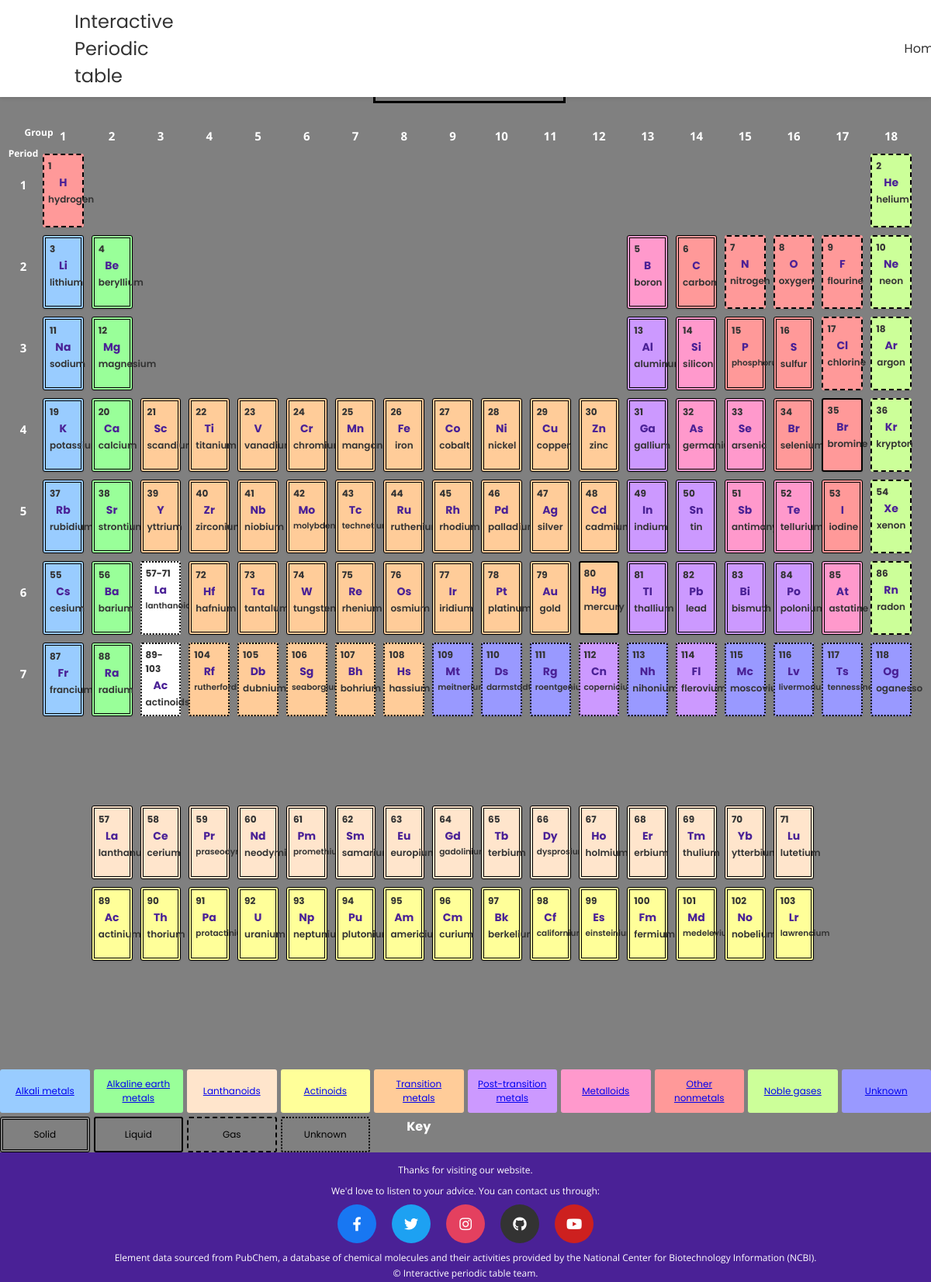
The app's page /, older data.
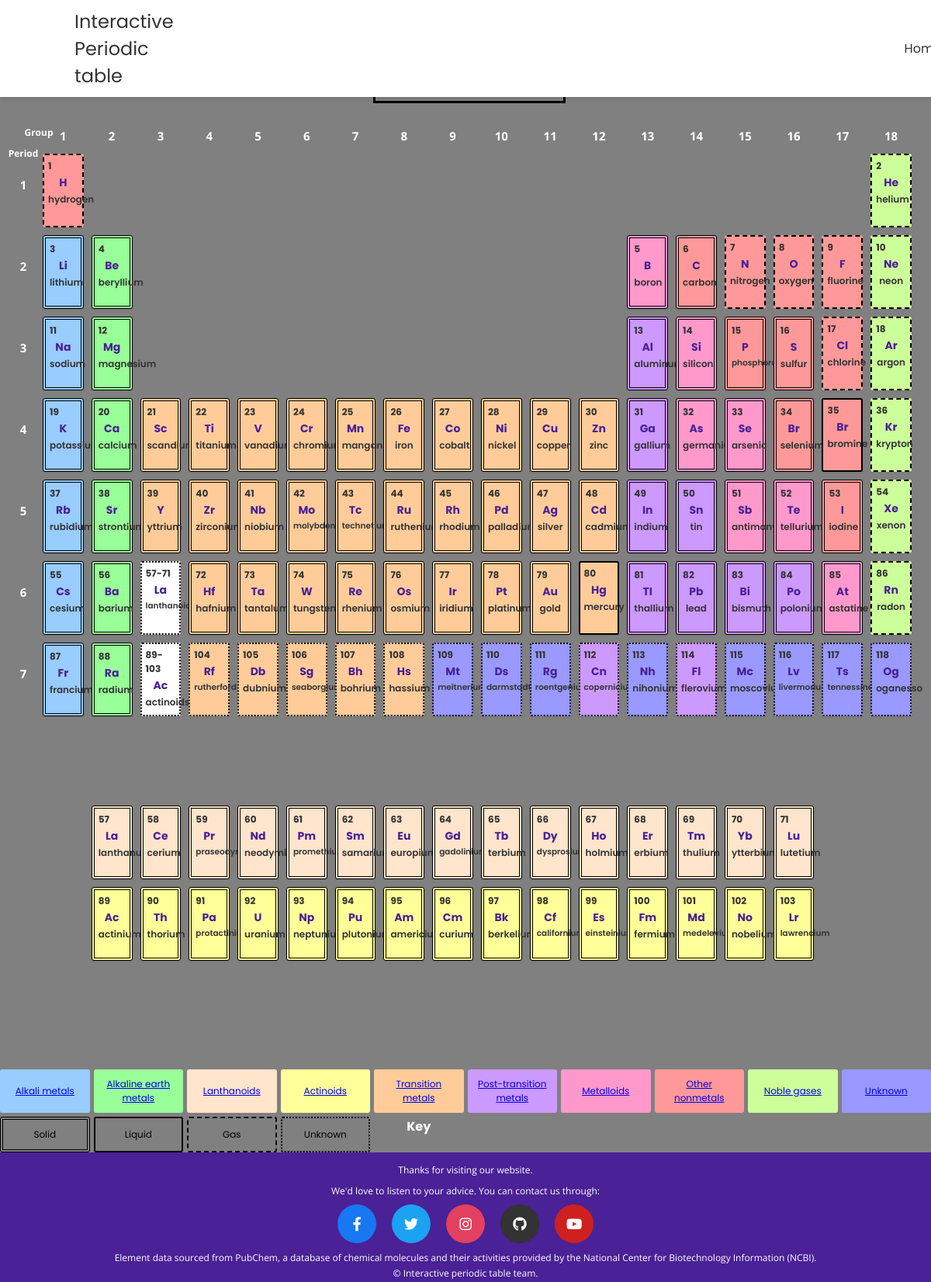
The same page, newer data.
### models.py (models this page shows)
class Group(Base):
    __tablename__ = 'Group'
    id = db.Column(db.Integer, primary_key=True)
    ecid = db.Column(db.Integer, db.ForeignKey('ElementContent.electron'), nullable=False)
    name = db.Column(db.String, nullable=False)
    element_content = db.relationship('ElementContent', back_populates='group')

class ElementContent(Base):
    __tablename__ = 'ElementContent'
    electron = db.Column(db.Integer, primary_key=True)
    name = db.Column(db.String, nullable=False)
    symbol = db.Column(db.String, nullable=True)
    atomicmass = db.Column(db.String, nullable=True)
    enegativity = db.Column(db.Integer, nullable=False)
    meltingpoint = db.Column(db.Integer, nullable=False)
    boilingpoint = db.Column(db.Integer, nullable=False)
    furtherinfo = db.Column(db.String, nullable=False)
    ydiscover = db.Column(db.Integer, nullable=True)
    group = db.relationship('Group', back_populates='element_content', uselist=False)
    period = db.relationship('Period', back_populates='element_content', uselist=False)
    electroncfgs = db.relationship('ElectronCfg', back_populates='element')
    category = db.relationship('Category', back_populates='element_content', uselist=False)

### app.py (the view)
@app.route('/')
def home():
    elements = db.session.query(
        ElementContent.electron,
        ElementContent.name,
        ElementContent.symbol,
        ElementContent.meltingpoint,
        ElementContent.boilingpoint,
        ElementContent.furtherinfo,
        ElementContent.ydiscover,
        Group.id.label('group'),
        Period.pid.label('period'),
        Category.id.label('category_id')
    ).join(Group, ElementContent.electron == Group.ecid
    ).join(Period, ElementContent.electron == Period.ecid
    ).join(Category, ElementContent.electron == Category.ecid).all()
    elements = [
        {
            "electron": element.electron,
            "name": element.name,
            "symbol": element.symbol,
            "meltingpoint": element.meltingpoint,
            "boilingpoint": element.boilingpoint,
            "furtherinfo": element.furtherinfo,
            "ydiscover": element.ydiscover,
            "group": element.group,
            "period": element.period,
            "category_id": element.category_id,
            "state": determine_state_at_zero(element, Config.NORM_TEMP)
        }
        for element in elements
    ]
    return render_template("home.html", elements=elements, config=Config)

### functions.py (called while the page is built)
def determine_state_at_zero(element, norm_temp):
    return determine_state_at_temperature(element, norm_temp)

def determine_state_at_temperature(element, temperature):
    try:
        meltingpoint = (int(element.meltingpoint)
                        if element.meltingpoint != 'N/A' else None)
        boilingpoint = (int(element.boilingpoint)
                        if element.boilingpoint != 'N/A' else None)
    except ValueError:
        return "unknown"
    if meltingpoint is None:
        return "unknown"
    if boilingpoint is None:
        return "solid" if meltingpoint > temperature else "liquid"
    if meltingpoint > temperature:
        return "solid"
    if meltingpoint <= temperature < boilingpoint:
        return "liquid"
    return "gas"

### templates/home.html (shortened to what this page needs)
{% extends "layout.html" %}
{% block content %}
<div class="temperature-control">
    <a>Drag and drop to modify temperature and element's state</a>
    <label for="temperature-slider">Temperature (K):</label>
    <span id="temperature-value">{{ config.NORM_TEMP }} K</span>
    <button id="reset-temperature">Reset to Standard temperature (STP)</button>
</div>
<div class="periodic-table">
    <div class="corner-label">
        <div class="horizontal-label">Group</div>
        <div class="vertical-label">Period</div>
    </div>
    <div class="group-labels">
        {% for group in range(1, 19) %}
            <div class="group-label" style="grid-column: {{ group + 1 }}; grid-row: 1;">{{ group }}</div>
        {% endfor %}
    </div>
    <div class="period-labels">
        {% for period in range(1, 8) %}
            <div class="period-label" style="grid-column: 1; grid-row: {{ period + 1 }};">{{ period }}</div>
        {% endfor %}
    </div>
    <div class="element lplaceholder tooltip" style="grid-column: 4 / span 1; grid-row: 7;" data-id="lanthanides" data-melting="N/A" data-boiling="N/A" tooltip="Lanthanoids (57-71)&#10;See below for details">
        <a href="#" class="element-link" data-id="lanthanides">
            <div class="element-number">57-71</div>
            <div class="element-symbol">La</div>
            <div class="element-name">Lanthanoids</div>
        </a>
    </div>
    <div class="element aplaceholder tooltip" style="grid-column: 4 / span 1; grid-row: 8;" data-id="actinides" data-melting="N/A" data-boiling="N/A" tooltip="Actinoids (89-103)&#10;See below for details">
        <a href="#" class="element-link" data-id="actinides">
            <div class="element-number">89-103</div>
            <div class="element-symbol">Ac</div>
            <div class="element-name">Actinoids</div>
        </a>
    </div>
    {% for element in elements %}
        {% set category_class = 'category-' ~ element.category_id %}
        {% if 57 <= element.electron <= 71 %}
            <div class="element lanthanides {{ category_class }} tooltip" style="grid-column: {{ element.electron - 54 }}; grid-row: 10;" data-id="{{ element.electron }}" data-melting="{{ element.meltingpoint }}" data-boiling="{{ element.boilingpoint }}" tooltip="{{ element.name }} ({{ element.electron }})&#10;Click for more details">
                <a href="#" class="element-link" data-id="{{ element.electron }}">
        {% elif 89 <= element.electron <= 103 %}
            <div class="element actinides {{ category_class }} tooltip" style="grid-column: {{ element.electron - 86 }}; grid-row: 11;" data-id="{{ element.electron }}" data-melting="{{ element.meltingpoint }}" data-boiling="{{ element.boilingpoint }}" tooltip="{{ element.name }} ({{ element.electron }})&#10;Click for more details">
                <a href="#" class="element-link" data-id="{{ element.electron }}">
        {% else %}
            <div class="element {{ category_class }} tooltip" style="grid-column: {{ element.group + 1 }}; grid-row: {{ element.period + 1 }};" data-id="{{ element.electron }}" data-melting="{{ element.meltingpoint }}" data-boiling="{{ element.boilingpoint }}" tooltip="{{ element.name }} ({{ element.electron }})&#10;Click for more details">
                <a href="#" class="element-link" data-id="{{ element.electron }}">
        {% endif %}
                <div class="element-number">{{ element.electron }}</div>
                <div class="element-symbol">{{ element.symbol }}</div>
                <div class="element-name">{{ element.name }}</div>
            </a>
        </div>
    {% endfor %}
</div>
<div class="legend">
    <div class="legend-title">Key</div>
    <div class="legend-table">
        <div class="legend-cell category-2"><a href="https://en.wikipedia.org/wiki/Alkali_metal">Alkali metals</a></div>
        <div class="legend-cell category-3"><a href="https://en.wikipedia.org/wiki/Alkaline_earth_metal">Alkaline earth metals</a></div>
        <div class="legend-cell category-9"><a href="https://en.wikipedia.org/wiki/Lanthanide">Lanthanoids</a></div>
        <div class="legend-cell category-10"><a href="https://en.wikipedia.org/wiki/Actinide">Actinoids</a></div>
        <div class="legend-cell category-4"><a href="https://en.wikipedia.org/wiki/Transition_metal">Transition metals</a></div>
        <div class="legend-cell category-5"><a href="https://en.wikipedia.org/wiki/Post-transition_metal">Post-transition metals</a></div>
        <div class="legend-cell category-6"><a href="https://en.wikipedia.org/wiki/Metalloid">Metalloids</a></div>
        <div class="legend-cell category-1"><a href="https://en.wikipedia.org/wiki/Nonmetal">Other nonmetals</a></div>
        <div class="legend-cell category-8"><a href="https://en.wikipedia.org/wiki/Noble_gas">Noble gases</a></div>
        <div class="legend-cell category-7"><a href="https://www.breakingatom.com/glossary-of-terms/unknown-elements#:~:text=These%20are%20meitnerium%20(Mt%2C%20atomic,Ts%2C%20atomic%20number%20117).">Unknown</a></div>
        <div class="legend-cell solid">Solid</div>
        <div class="legend-cell liquid">Liquid</div>
        <div class="legend-cell gas">Gas</div>
        <div class="legend-cell unknown">Unknown</div>
    </div>
</div>
{% endblock %}

### templates/layout.html (shortened to what this page needs)
<!doctype html>
<html>
<head>
  <link rel="stylesheet" href="/static/css/style.css">
  <link rel="stylesheet" href="https://cdnjs.cloudflare.com/ajax/libs/font-awesome/5.15.3/css/all.min.css">
</head>
<body>
  {% include "nav.html" %}
  <div class="container">
    {% block content %}{% endblock %}
  </div>
  {% include "footer.html" %}
</body>
</html>

### templates/nav.html (shortened to what this page needs)
<!DOCTYPE html>
<html lang="en" dir="ltr">
  <head>
    <link rel="stylesheet" href="/static/css/style.css">
    <link rel="stylesheet" href="https://cdnjs.cloudflare.com/ajax/libs/font-awesome/5.15.3/css/all.min.css"/>
  </head>
  <body>
    <div class="navbar">
      <header>
        <a href="/" class="navlogo">Interactive Periodic table</a>
        <nav class="navlist">
          <a href="/">Home</a>
        </nav>
      </header>
    </div>
  </body>
</html>

### templates/footer.html
<link rel="stylesheet" href="/static/css/style.css">
<div class="footer">
    <div class="footer-text">
        <br>Thanks for visiting our website.</br>
        <br>We'd love to listen to your advice. You can contact us through:</br>
    </div>
    <ul class="wrapper">
        <li class="icon facebook">
          <span><i class="fab fa-facebook-f"></i></span>
        </li>
        <li class="icon twitter">
          <span><i class="fab fa-twitter"></i></span>
        </li>
        <li class="icon instagram">
          <span><i class="fab fa-instagram"></i></span>
        </li>
        <li class="icon github">
          <span><i class="fab fa-github"></i></span>
        </li>
        <li class="icon youtube">
          <span><i class="fab fa-youtube"></i></span>
        </li>
    </ul>
    <div class="footer-reference">
      <ul>
        <li>Element data sourced from <a href="https://pubchem.ncbi.nlm.nih.gov/periodic-table/" target="_blank">PubChem</a>, a database of chemical molecules and their activities provided by the National Center for Biotechnology Information (NCBI).</li>
      </ul>
    </div>
    <div class="footer-copyright">
        <ul>
            <li>&copy; Interactive periodic table team.</li>
        </ul>
    </div>
</div>

Row changes from the older to the newer data that the page shows:
changed through a linked row, Group: name "flourine" → "fluorine"
